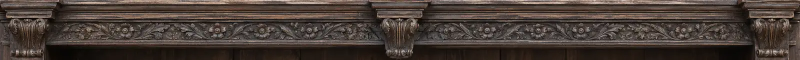
#> input picture notizen/gesamtguide-bau/regal/krone.webp, 1600 x 119 px, given in place of fach-b.png, which was not available (shown at 1/2 size)
$ python mach-fach.py
#> lines starting #> are read from the running program, lines starting #| are printed output that depends on the picture; pictures that were not available may be replaced by others from this repository, and a replacement may not be noted
# Erzeugt regal/fach.webp aus dem Higgsfield-Foto (bilder/regal/fach-b.png):
# echtes Holz mit Brett, Maserung leicht verstärkt und in kühles Schwarzbraun umgefärbt.
# Aufruf aus gesamtguide-bau: python3 regal/mach-fach.py [Grundfarbe hex] [Ziel]
# Brett im Foto: Lichtkante vorne bei 92,7 % der Höhe (siehe alignShelf im Template).
import sys
from PIL import Image, ImageFilter
import numpy as np
base_hex = sys.argv[1] if len(sys.argv) > 1 else '231C1B'
out = sys.argv[2] if len(sys.argv) > 2 else 'regal/fach.webp'
W, H = 1600, 686
im = Image.open('../bilder/regal/fach-b.png').convert('L').resize((W, H), Image.LANCZOS)
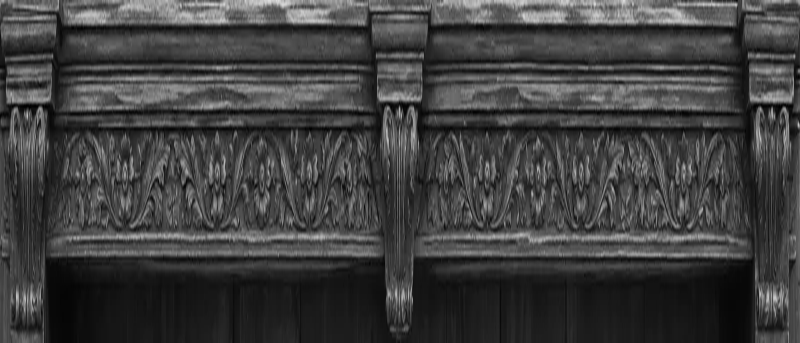
#> im: PIL image 1600x686 L (shown at 1/2 size); min 0, max 229, mean 64
a = np.asarray(im).astype(float)
b = np.asarray(im.filter(ImageFilter.GaussianBlur(16))).astype(float)
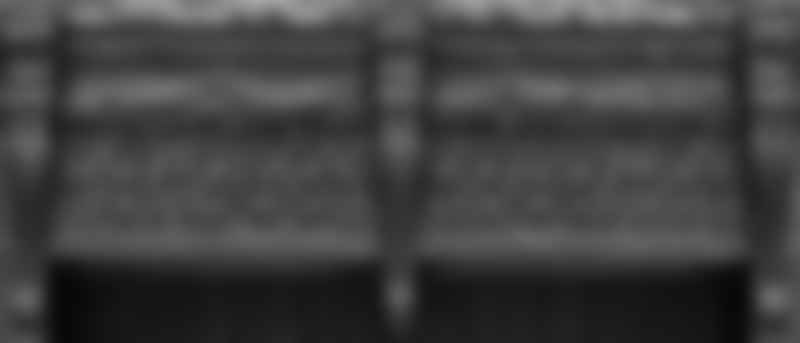
#> b: shape (686, 1600) float64 (shown at 1/2 size); min 7, max 166, mean 64.1
lum = b + (a - b) * 1.7                     # Maserung etwas deutlicher
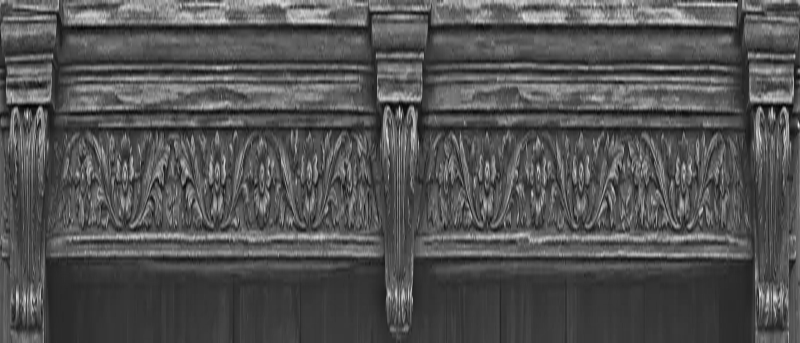
#> lum: shape (686, 1600) float64 (shown at 1/2 size); min -59.5, max 319.7, mean 64; drawn with min black and max white
lum = np.clip(lum / 52.0, 0.35, 1.9)        # 1.0 = mittlere Rückwand
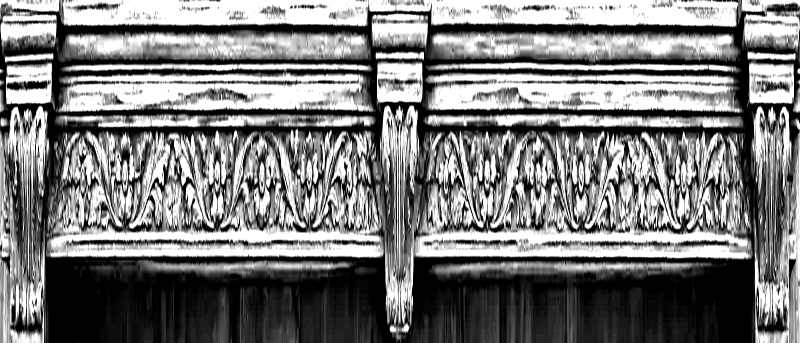
#> lum: shape (686, 1600) float64 (shown at 1/2 size); min 0.35, max 1.9, mean 1.1; drawn with min black and max white
base = np.array([int(base_hex[i:i+2], 16) for i in (0, 2, 4)], float)
img = base[None, None, :] * lum[..., None]
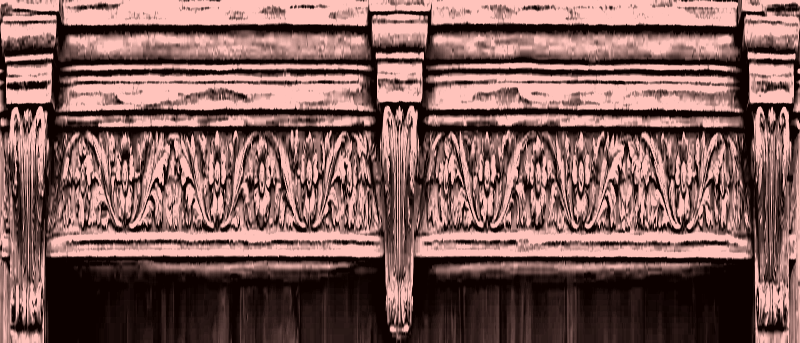
#> img: shape (686, 1600, 3) float64 (shown at 1/2 size); mean of channels 0, 1, 2 38.4, 30.8, 29.7; drawn with min black and max white
Image.fromarray(np.clip(img, 0, 255).astype('uint8')).save(out, 'WEBP', quality=78)
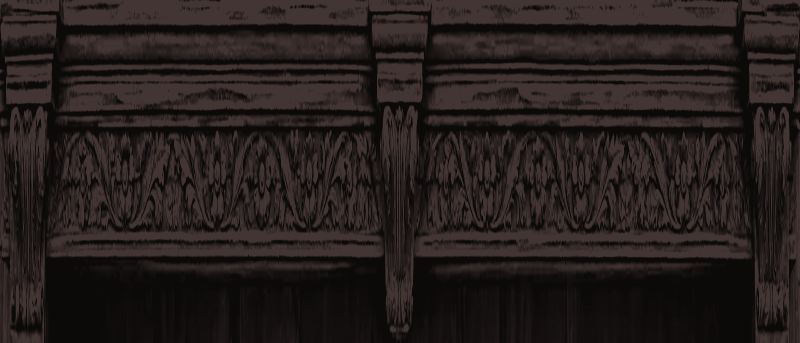
#> saved as fach.webp: PIL image 1600x686 RGB (shown at 1/2 size); mean R, G, B 38, 30.3, 29.2
